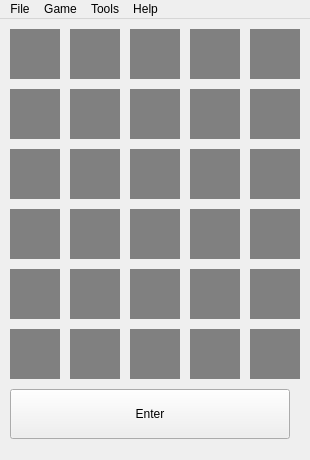
<?xml version="1.0" encoding="UTF-8"?>
<ui version="4.0">
 <class>main_window</class>
 <widget class="QMainWindow" name="main_window">
  <property name="geometry">
   <rect>
    <x>0</x>
    <y>0</y>
    <width>310</width>
    <height>460</height>
   </rect>
  </property>
  <property name="windowTitle">
   <string>Wordle</string>
  </property>
  <property name="autoFillBackground">
   <bool>false</bool>
  </property>
  <property name="styleSheet">
   <string notr="true"/>
  </property>
  <property name="toolButtonStyle">
   <enum>Qt::ToolButtonTextOnly</enum>
  </property>
  <property name="tabShape">
   <enum>QTabWidget::Rounded</enum>
  </property>
  <widget class="QWidget" name="central_widget">
   <widget class="QLabel" name="char_box_a1">
    <property name="geometry">
     <rect>
      <x>10</x>
      <y>10</y>
      <width>50</width>
      <height>50</height>
     </rect>
    </property>
    <property name="font">
     <font>
      <family>Bahnschrift</family>
      <pointsize>28</pointsize>
     </font>
    </property>
    <property name="autoFillBackground">
     <bool>false</bool>
    </property>
    <property name="styleSheet">
     <string notr="true">background-color: rgb(128, 128, 128);
color: white;</string>
    </property>
    <property name="text">
     <string/>
    </property>
    <property name="alignment">
     <set>Qt::AlignCenter</set>
    </property>
   </widget>
   <widget class="QLabel" name="char_box_a2">
    <property name="geometry">
     <rect>
      <x>70</x>
      <y>10</y>
      <width>50</width>
      <height>50</height>
     </rect>
    </property>
    <property name="font">
     <font>
      <family>Bahnschrift</family>
      <pointsize>28</pointsize>
     </font>
    </property>
    <property name="autoFillBackground">
     <bool>false</bool>
    </property>
    <property name="styleSheet">
     <string notr="true">background-color: rgb(128, 128, 128);
color: white;</string>
    </property>
    <property name="text">
     <string/>
    </property>
    <property name="alignment">
     <set>Qt::AlignCenter</set>
    </property>
   </widget>
   <widget class="QLabel" name="char_box_a3">
    <property name="geometry">
     <rect>
      <x>130</x>
      <y>10</y>
      <width>50</width>
      <height>50</height>
     </rect>
    </property>
    <property name="font">
     <font>
      <family>Bahnschrift</family>
      <pointsize>28</pointsize>
     </font>
    </property>
    <property name="autoFillBackground">
     <bool>false</bool>
    </property>
    <property name="styleSheet">
     <string notr="true">background-color: rgb(128, 128, 128);
color: white;</string>
    </property>
    <property name="text">
     <string/>
    </property>
    <property name="alignment">
     <set>Qt::AlignCenter</set>
    </property>
   </widget>
   <widget class="QLabel" name="char_box_a4">
    <property name="geometry">
     <rect>
      <x>190</x>
      <y>10</y>
      <width>50</width>
      <height>50</height>
     </rect>
    </property>
    <property name="font">
     <font>
      <family>Bahnschrift</family>
      <pointsize>28</pointsize>
     </font>
    </property>
    <property name="autoFillBackground">
     <bool>false</bool>
    </property>
    <property name="styleSheet">
     <string notr="true">background-color: rgb(128, 128, 128);
color: white;</string>
    </property>
    <property name="text">
     <string/>
    </property>
    <property name="alignment">
     <set>Qt::AlignCenter</set>
    </property>
   </widget>
   <widget class="QLabel" name="char_box_a5">
    <property name="geometry">
     <rect>
      <x>250</x>
      <y>10</y>
      <width>50</width>
      <height>50</height>
     </rect>
    </property>
    <property name="font">
     <font>
      <family>Bahnschrift</family>
      <pointsize>28</pointsize>
     </font>
    </property>
    <property name="autoFillBackground">
     <bool>false</bool>
    </property>
    <property name="styleSheet">
     <string notr="true">background-color: rgb(128, 128, 128);
color: white;</string>
    </property>
    <property name="text">
     <string/>
    </property>
    <property name="alignment">
     <set>Qt::AlignCenter</set>
    </property>
   </widget>
   <widget class="QLabel" name="char_box_b4">
    <property name="geometry">
     <rect>
      <x>190</x>
      <y>70</y>
      <width>50</width>
      <height>50</height>
     </rect>
    </property>
    <property name="font">
     <font>
      <family>Bahnschrift</family>
      <pointsize>28</pointsize>
     </font>
    </property>
    <property name="autoFillBackground">
     <bool>false</bool>
    </property>
    <property name="styleSheet">
     <string notr="true">background-color: rgb(128, 128, 128);
color: white;</string>
    </property>
    <property name="text">
     <string/>
    </property>
    <property name="alignment">
     <set>Qt::AlignCenter</set>
    </property>
   </widget>
   <widget class="QLabel" name="char_box_b1">
    <property name="geometry">
     <rect>
      <x>10</x>
      <y>70</y>
      <width>50</width>
      <height>50</height>
     </rect>
    </property>
    <property name="font">
     <font>
      <family>Bahnschrift</family>
      <pointsize>28</pointsize>
     </font>
    </property>
    <property name="autoFillBackground">
     <bool>false</bool>
    </property>
    <property name="styleSheet">
     <string notr="true">background-color: rgb(128, 128, 128);
color: white;</string>
    </property>
    <property name="text">
     <string/>
    </property>
    <property name="alignment">
     <set>Qt::AlignCenter</set>
    </property>
   </widget>
   <widget class="QLabel" name="char_box_b3">
    <property name="geometry">
     <rect>
      <x>130</x>
      <y>70</y>
      <width>50</width>
      <height>50</height>
     </rect>
    </property>
    <property name="font">
     <font>
      <family>Bahnschrift</family>
      <pointsize>28</pointsize>
     </font>
    </property>
    <property name="autoFillBackground">
     <bool>false</bool>
    </property>
    <property name="styleSheet">
     <string notr="true">background-color: rgb(128, 128, 128);
color: white;</string>
    </property>
    <property name="text">
     <string/>
    </property>
    <property name="alignment">
     <set>Qt::AlignCenter</set>
    </property>
   </widget>
   <widget class="QLabel" name="char_box_b2">
    <property name="geometry">
     <rect>
      <x>70</x>
      <y>70</y>
      <width>50</width>
      <height>50</height>
     </rect>
    </property>
    <property name="font">
     <font>
      <family>Bahnschrift</family>
      <pointsize>28</pointsize>
     </font>
    </property>
    <property name="autoFillBackground">
     <bool>false</bool>
    </property>
    <property name="styleSheet">
     <string notr="true">background-color: rgb(128, 128, 128);
color: white;</string>
    </property>
    <property name="text">
     <string/>
    </property>
    <property name="alignment">
     <set>Qt::AlignCenter</set>
    </property>
   </widget>
   <widget class="QLabel" name="char_box_b5">
    <property name="geometry">
     <rect>
      <x>250</x>
      <y>70</y>
      <width>50</width>
      <height>50</height>
     </rect>
    </property>
    <property name="font">
     <font>
      <family>Bahnschrift</family>
      <pointsize>28</pointsize>
     </font>
    </property>
    <property name="autoFillBackground">
     <bool>false</bool>
    </property>
    <property name="styleSheet">
     <string notr="true">background-color: rgb(128, 128, 128);
color: white;</string>
    </property>
    <property name="text">
     <string/>
    </property>
    <property name="alignment">
     <set>Qt::AlignCenter</set>
    </property>
   </widget>
   <widget class="QLabel" name="char_box_c1">
    <property name="geometry">
     <rect>
      <x>10</x>
      <y>130</y>
      <width>50</width>
      <height>50</height>
     </rect>
    </property>
    <property name="font">
     <font>
      <family>Bahnschrift</family>
      <pointsize>28</pointsize>
     </font>
    </property>
    <property name="autoFillBackground">
     <bool>false</bool>
    </property>
    <property name="styleSheet">
     <string notr="true">background-color: rgb(128, 128, 128);
color: white;</string>
    </property>
    <property name="text">
     <string/>
    </property>
    <property name="alignment">
     <set>Qt::AlignCenter</set>
    </property>
   </widget>
   <widget class="QLabel" name="char_box_c4">
    <property name="geometry">
     <rect>
      <x>190</x>
      <y>130</y>
      <width>50</width>
      <height>50</height>
     </rect>
    </property>
    <property name="font">
     <font>
      <family>Bahnschrift</family>
      <pointsize>28</pointsize>
     </font>
    </property>
    <property name="autoFillBackground">
     <bool>false</bool>
    </property>
    <property name="styleSheet">
     <string notr="true">background-color: rgb(128, 128, 128);
color: white;</string>
    </property>
    <property name="text">
     <string/>
    </property>
    <property name="alignment">
     <set>Qt::AlignCenter</set>
    </property>
   </widget>
   <widget class="QLabel" name="char_box_c5">
    <property name="geometry">
     <rect>
      <x>250</x>
      <y>130</y>
      <width>50</width>
      <height>50</height>
     </rect>
    </property>
    <property name="font">
     <font>
      <family>Bahnschrift</family>
      <pointsize>28</pointsize>
     </font>
    </property>
    <property name="autoFillBackground">
     <bool>false</bool>
    </property>
    <property name="styleSheet">
     <string notr="true">background-color: rgb(128, 128, 128);
color: white;</string>
    </property>
    <property name="text">
     <string/>
    </property>
    <property name="alignment">
     <set>Qt::AlignCenter</set>
    </property>
   </widget>
   <widget class="QLabel" name="char_box_c2">
    <property name="geometry">
     <rect>
      <x>70</x>
      <y>130</y>
      <width>50</width>
      <height>50</height>
     </rect>
    </property>
    <property name="font">
     <font>
      <family>Bahnschrift</family>
      <pointsize>28</pointsize>
     </font>
    </property>
    <property name="autoFillBackground">
     <bool>false</bool>
    </property>
    <property name="styleSheet">
     <string notr="true">background-color: rgb(128, 128, 128);
color: white;</string>
    </property>
    <property name="text">
     <string/>
    </property>
    <property name="alignment">
     <set>Qt::AlignCenter</set>
    </property>
   </widget>
   <widget class="QLabel" name="char_box_c3">
    <property name="geometry">
     <rect>
      <x>130</x>
      <y>130</y>
      <width>50</width>
      <height>50</height>
     </rect>
    </property>
    <property name="font">
     <font>
      <family>Bahnschrift</family>
      <pointsize>28</pointsize>
     </font>
    </property>
    <property name="autoFillBackground">
     <bool>false</bool>
    </property>
    <property name="styleSheet">
     <string notr="true">background-color: rgb(128, 128, 128);
color: white;</string>
    </property>
    <property name="text">
     <string/>
    </property>
    <property name="alignment">
     <set>Qt::AlignCenter</set>
    </property>
   </widget>
   <widget class="QLabel" name="char_box_d3">
    <property name="geometry">
     <rect>
      <x>130</x>
      <y>190</y>
      <width>50</width>
      <height>50</height>
     </rect>
    </property>
    <property name="font">
     <font>
      <family>Bahnschrift</family>
      <pointsize>28</pointsize>
     </font>
    </property>
    <property name="autoFillBackground">
     <bool>false</bool>
    </property>
    <property name="styleSheet">
     <string notr="true">background-color: rgb(128, 128, 128);
color: white;</string>
    </property>
    <property name="text">
     <string/>
    </property>
    <property name="alignment">
     <set>Qt::AlignCenter</set>
    </property>
   </widget>
   <widget class="QLabel" name="char_box_d1">
    <property name="geometry">
     <rect>
      <x>10</x>
      <y>190</y>
      <width>50</width>
      <height>50</height>
     </rect>
    </property>
    <property name="font">
     <font>
      <family>Bahnschrift</family>
      <pointsize>28</pointsize>
     </font>
    </property>
    <property name="autoFillBackground">
     <bool>false</bool>
    </property>
    <property name="styleSheet">
     <string notr="true">background-color: rgb(128, 128, 128);
color: white;</string>
    </property>
    <property name="text">
     <string/>
    </property>
    <property name="alignment">
     <set>Qt::AlignCenter</set>
    </property>
   </widget>
   <widget class="QLabel" name="char_box_d5">
    <property name="geometry">
     <rect>
      <x>250</x>
      <y>190</y>
      <width>50</width>
      <height>50</height>
     </rect>
    </property>
    <property name="font">
     <font>
      <family>Bahnschrift</family>
      <pointsize>28</pointsize>
     </font>
    </property>
    <property name="autoFillBackground">
     <bool>false</bool>
    </property>
    <property name="styleSheet">
     <string notr="true">background-color: rgb(128, 128, 128);
color: white;</string>
    </property>
    <property name="text">
     <string/>
    </property>
    <property name="alignment">
     <set>Qt::AlignCenter</set>
    </property>
   </widget>
   <widget class="QLabel" name="char_box_d2">
    <property name="geometry">
     <rect>
      <x>70</x>
      <y>190</y>
      <width>50</width>
      <height>50</height>
     </rect>
    </property>
    <property name="font">
     <font>
      <family>Bahnschrift</family>
      <pointsize>28</pointsize>
     </font>
    </property>
    <property name="autoFillBackground">
     <bool>false</bool>
    </property>
    <property name="styleSheet">
     <string notr="true">background-color: rgb(128, 128, 128);
color: white;</string>
    </property>
    <property name="text">
     <string/>
    </property>
    <property name="alignment">
     <set>Qt::AlignCenter</set>
    </property>
   </widget>
   <widget class="QLabel" name="char_box_d4">
    <property name="geometry">
     <rect>
      <x>190</x>
      <y>190</y>
      <width>50</width>
      <height>50</height>
     </rect>
    </property>
    <property name="font">
     <font>
      <family>Bahnschrift</family>
      <pointsize>28</pointsize>
     </font>
    </property>
    <property name="autoFillBackground">
     <bool>false</bool>
    </property>
    <property name="styleSheet">
     <string notr="true">background-color: rgb(128, 128, 128);
color: white;</string>
    </property>
    <property name="text">
     <string/>
    </property>
    <property name="alignment">
     <set>Qt::AlignCenter</set>
    </property>
   </widget>
   <widget class="QLabel" name="char_box_e5">
    <property name="geometry">
     <rect>
      <x>250</x>
      <y>250</y>
      <width>50</width>
      <height>50</height>
     </rect>
    </property>
    <property name="font">
     <font>
      <family>Bahnschrift</family>
      <pointsize>28</pointsize>
     </font>
    </property>
    <property name="autoFillBackground">
     <bool>false</bool>
    </property>
    <property name="styleSheet">
     <string notr="true">background-color: rgb(128, 128, 128);
color: white;</string>
    </property>
    <property name="text">
     <string/>
    </property>
    <property name="alignment">
     <set>Qt::AlignCenter</set>
    </property>
   </widget>
   <widget class="QLabel" name="char_box_e2">
    <property name="geometry">
     <rect>
      <x>70</x>
      <y>250</y>
      <width>50</width>
      <height>50</height>
     </rect>
    </property>
    <property name="font">
     <font>
      <family>Bahnschrift</family>
      <pointsize>28</pointsize>
     </font>
    </property>
    <property name="autoFillBackground">
     <bool>false</bool>
    </property>
    <property name="styleSheet">
     <string notr="true">background-color: rgb(128, 128, 128);
color: white;</string>
    </property>
    <property name="text">
     <string/>
    </property>
    <property name="alignment">
     <set>Qt::AlignCenter</set>
    </property>
   </widget>
   <widget class="QLabel" name="char_box_e4">
    <property name="geometry">
     <rect>
      <x>190</x>
      <y>250</y>
      <width>50</width>
      <height>50</height>
     </rect>
    </property>
    <property name="font">
     <font>
      <family>Bahnschrift</family>
      <pointsize>28</pointsize>
     </font>
    </property>
    <property name="autoFillBackground">
     <bool>false</bool>
    </property>
    <property name="styleSheet">
     <string notr="true">background-color: rgb(128, 128, 128);
color: white;</string>
    </property>
    <property name="text">
     <string/>
    </property>
    <property name="alignment">
     <set>Qt::AlignCenter</set>
    </property>
   </widget>
   <widget class="QLabel" name="char_box_e3">
    <property name="geometry">
     <rect>
      <x>130</x>
      <y>250</y>
      <width>50</width>
      <height>50</height>
     </rect>
    </property>
    <property name="font">
     <font>
      <family>Bahnschrift</family>
      <pointsize>28</pointsize>
     </font>
    </property>
    <property name="autoFillBackground">
     <bool>false</bool>
    </property>
    <property name="styleSheet">
     <string notr="true">background-color: rgb(128, 128, 128);
color: white;</string>
    </property>
    <property name="text">
     <string/>
    </property>
    <property name="alignment">
     <set>Qt::AlignCenter</set>
    </property>
   </widget>
   <widget class="QLabel" name="char_box_e1">
    <property name="geometry">
     <rect>
      <x>10</x>
      <y>250</y>
      <width>50</width>
      <height>50</height>
     </rect>
    </property>
    <property name="font">
     <font>
      <family>Bahnschrift</family>
      <pointsize>28</pointsize>
     </font>
    </property>
    <property name="autoFillBackground">
     <bool>false</bool>
    </property>
    <property name="styleSheet">
     <string notr="true">background-color: rgb(128, 128, 128);
color: white;</string>
    </property>
    <property name="text">
     <string/>
    </property>
    <property name="alignment">
     <set>Qt::AlignCenter</set>
    </property>
   </widget>
   <widget class="QLabel" name="char_box_f3">
    <property name="geometry">
     <rect>
      <x>130</x>
      <y>310</y>
      <width>50</width>
      <height>50</height>
     </rect>
    </property>
    <property name="font">
     <font>
      <family>Bahnschrift</family>
      <pointsize>28</pointsize>
     </font>
    </property>
    <property name="autoFillBackground">
     <bool>false</bool>
    </property>
    <property name="styleSheet">
     <string notr="true">background-color: rgb(128, 128, 128);
color: white;</string>
    </property>
    <property name="text">
     <string/>
    </property>
    <property name="alignment">
     <set>Qt::AlignCenter</set>
    </property>
   </widget>
   <widget class="QLabel" name="char_box_f1">
    <property name="geometry">
     <rect>
      <x>10</x>
      <y>310</y>
      <width>50</width>
      <height>50</height>
     </rect>
    </property>
    <property name="font">
     <font>
      <family>Bahnschrift</family>
      <pointsize>28</pointsize>
     </font>
    </property>
    <property name="autoFillBackground">
     <bool>false</bool>
    </property>
    <property name="styleSheet">
     <string notr="true">background-color: rgb(128, 128, 128);
color: white;</string>
    </property>
    <property name="text">
     <string/>
    </property>
    <property name="alignment">
     <set>Qt::AlignCenter</set>
    </property>
   </widget>
   <widget class="QLabel" name="char_box_f5">
    <property name="geometry">
     <rect>
      <x>250</x>
      <y>310</y>
      <width>50</width>
      <height>50</height>
     </rect>
    </property>
    <property name="font">
     <font>
      <family>Bahnschrift</family>
      <pointsize>28</pointsize>
     </font>
    </property>
    <property name="autoFillBackground">
     <bool>false</bool>
    </property>
    <property name="styleSheet">
     <string notr="true">background-color: rgb(128, 128, 128);
color: white;</string>
    </property>
    <property name="text">
     <string/>
    </property>
    <property name="alignment">
     <set>Qt::AlignCenter</set>
    </property>
   </widget>
   <widget class="QLabel" name="char_box_f2">
    <property name="geometry">
     <rect>
      <x>70</x>
      <y>310</y>
      <width>50</width>
      <height>50</height>
     </rect>
    </property>
    <property name="font">
     <font>
      <family>Bahnschrift</family>
      <pointsize>28</pointsize>
     </font>
    </property>
    <property name="autoFillBackground">
     <bool>false</bool>
    </property>
    <property name="styleSheet">
     <string notr="true">background-color: rgb(128, 128, 128);
color: white;</string>
    </property>
    <property name="text">
     <string/>
    </property>
    <property name="alignment">
     <set>Qt::AlignCenter</set>
    </property>
   </widget>
   <widget class="QLabel" name="char_box_f4">
    <property name="geometry">
     <rect>
      <x>190</x>
      <y>310</y>
      <width>50</width>
      <height>50</height>
     </rect>
    </property>
    <property name="font">
     <font>
      <family>Bahnschrift</family>
      <pointsize>28</pointsize>
     </font>
    </property>
    <property name="autoFillBackground">
     <bool>false</bool>
    </property>
    <property name="styleSheet">
     <string notr="true">background-color: rgb(128, 128, 128);
color: white;</string>
    </property>
    <property name="text">
     <string/>
    </property>
    <property name="alignment">
     <set>Qt::AlignCenter</set>
    </property>
   </widget>
   <widget class="QPushButton" name="enter_button">
    <property name="geometry">
     <rect>
      <x>10</x>
      <y>370</y>
      <width>280</width>
      <height>50</height>
     </rect>
    </property>
    <property name="text">
     <string>Enter</string>
    </property>
   </widget>
  </widget>
  <widget class="QMenuBar" name="menu_bar">
   <property name="geometry">
    <rect>
     <x>0</x>
     <y>0</y>
     <width>310</width>
     <height>26</height>
    </rect>
   </property>
   <property name="defaultUp">
    <bool>false</bool>
   </property>
   <widget class="QMenu" name="file_menu">
    <property name="title">
     <string>File</string>
    </property>
    <addaction name="exit_action"/>
   </widget>
   <widget class="QMenu" name="game_menu">
    <property name="title">
     <string>Game</string>
    </property>
    <widget class="QMenu" name="new_game_menu">
     <property name="title">
      <string>New Game</string>
     </property>
     <addaction name="daily_game_action"/>
     <addaction name="practice_game_action"/>
    </widget>
    <addaction name="new_game_menu"/>
    <addaction name="check_streak_action"/>
    <addaction name="check_stats_action"/>
   </widget>
   <widget class="QMenu" name="tools_menu">
    <property name="title">
     <string>Tools</string>
    </property>
    <addaction name="add_words_action"/>
    <addaction name="settings_action"/>
   </widget>
   <widget class="QMenu" name="about_menu">
    <property name="title">
     <string>Help</string>
    </property>
    <addaction name="actionHow_To_Play"/>
    <addaction name="actionHow_To_Play_2"/>
   </widget>
   <addaction name="file_menu"/>
   <addaction name="game_menu"/>
   <addaction name="tools_menu"/>
   <addaction name="about_menu"/>
  </widget>
  <action name="actionExit">
   <property name="text">
    <string>Add Words</string>
   </property>
  </action>
  <action name="exit_action">
   <property name="text">
    <string>Exit</string>
   </property>
  </action>
  <action name="check_streak_action">
   <property name="text">
    <string>Check Streak</string>
   </property>
  </action>
  <action name="add_words_action">
   <property name="text">
    <string>Add Words</string>
   </property>
  </action>
  <action name="settings_action">
   <property name="text">
    <string>Settings</string>
   </property>
  </action>
  <action name="check_stats_action">
   <property name="text">
    <string>Check Stats</string>
   </property>
  </action>
  <action name="daily_game_action">
   <property name="text">
    <string>Daily</string>
   </property>
  </action>
  <action name="practice_game_action">
   <property name="text">
    <string>Practice</string>
   </property>
  </action>
  <action name="actionHow_To_Play">
   <property name="text">
    <string>Credits</string>
   </property>
  </action>
  <action name="actionHow_To_Play_2">
   <property name="text">
    <string>How To Play</string>
   </property>
  </action>
 </widget>
 <resources/>
 <connections/>
</ui>
